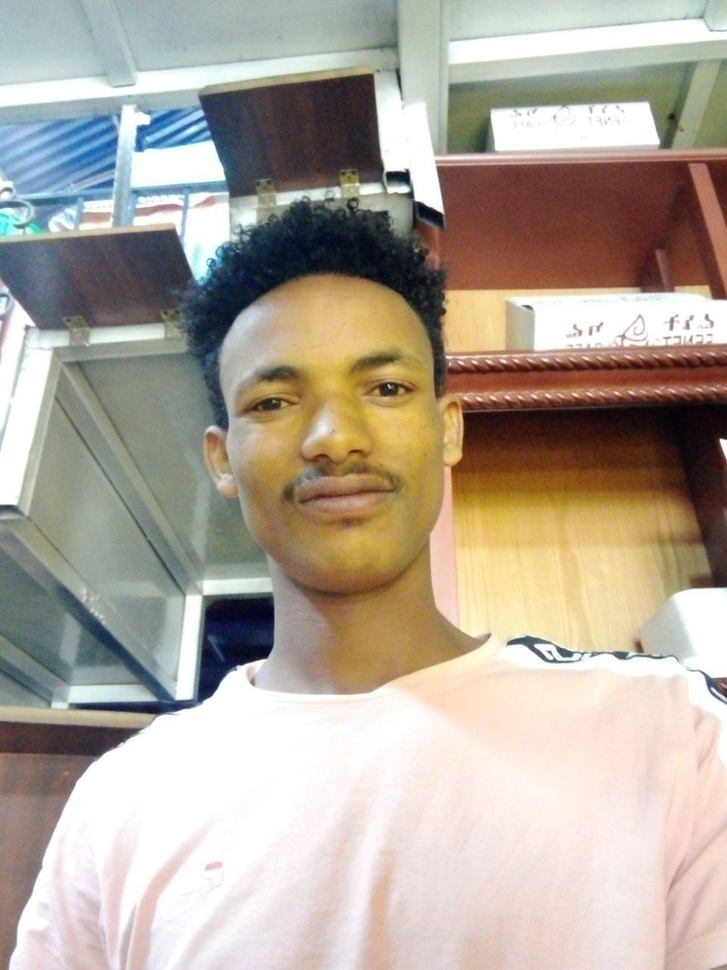
#> input picture bati.jpg, 727 x 970 px, shrunk from 960 x 1280 before the run
$ python bati.py
#> lines starting #> are read from the running program, lines starting #| are printed output that depends on the picture
# Name: Bati Jano
# Id: UGR/30230/15
# section: 20

# Import the Image module from the Pillow library
from PIL import Image
import os  # Import os for robust path handling

# --- Configuration ---
input_filename = "bati.jpg"
output_basename = "bati_processed" # Base name for output files
# -------------------

# Get the directory where the script is located
script_dir = os.path.dirname(os.path.abspath(__file__))

# Construct the full path to the input image
image_path = os.path.join(script_dir, input_filename)

# Define output filenames using the script directory
red_output_path = os.path.join(script_dir, f"{output_basename}_red.jpg")
green_output_path = os.path.join(script_dir, f"{output_basename}_green.jpg")
blue_output_path = os.path.join(script_dir, f"{output_basename}_blue.jpg")
gray_output_path = os.path.join(script_dir, f"{output_basename}_gray.jpg")
inverted_output_path = os.path.join(script_dir, f"{output_basename}_inverted.jpg")

try:
    # Load the image using Pillow
    # .convert("RGB") ensures it's in RGB format, even if it was grayscale or RGBA
    img = Image.open(image_path).convert("RGB")
#> img is the input picture: PIL image 727x970 RGB; mean R, G, B 176.7, 166.7, 154
    w, h = img.size
#> w = 727; h = 970
    print(f"Loaded image '{input_filename}' ({w}x{h})")
#| Loaded image 'bati.jpg' (727x970)

    # Create new blank images for color channels (mode "RGB", size (w, h))
    red_img = Image.new("RGB", (w, h))
#> red_img: PIL image 727x970 RGB; every value is 0
    green_img = Image.new("RGB", (w, h))
    blue_img = Image.new("RGB", (w, h))

    # Create new blank image for grayscale (mode "L" is 8-bit grayscale)
    gray_img = Image.new("L", (w, h))
#> gray_img: PIL image 727x970 L; every value is 0

    # Get pixel access objects for faster manipulation (recommended)
    original_pixels = img.load()
    red_pixels = red_img.load()
    green_pixels = green_img.load()
    blue_pixels = blue_img.load()
    gray_pixels = gray_img.load()

    print("Processing pixel data...")
    # Loop through pixels
    for x in range(w):
        for y in range(h):
            # Get original RGB values using the pixel access object
            r, g, b = original_pixels[x, y]

            # Set pixels for color channel images
            red_pixels[x, y] = (r, 0, 0)
            green_pixels[x, y] = (0, g, 0)
            blue_pixels[x, y] = (0, 0, b)

            # Calculate grayscale value using the formula
            gscale = int(0.2989 * r + 0.5890 * g + 0.01140 * b)
            # Clamp value just in case (though formula usually stays in range)
            gscale = max(0, min(255, gscale))
            # Set pixel in grayscale image
            gray_pixels[x, y] = gscale

    # --- Show and Save Color Channels ---
    print(f"Saving Red channel to {red_output_path}")
    red_img.show(title="Red Channel")
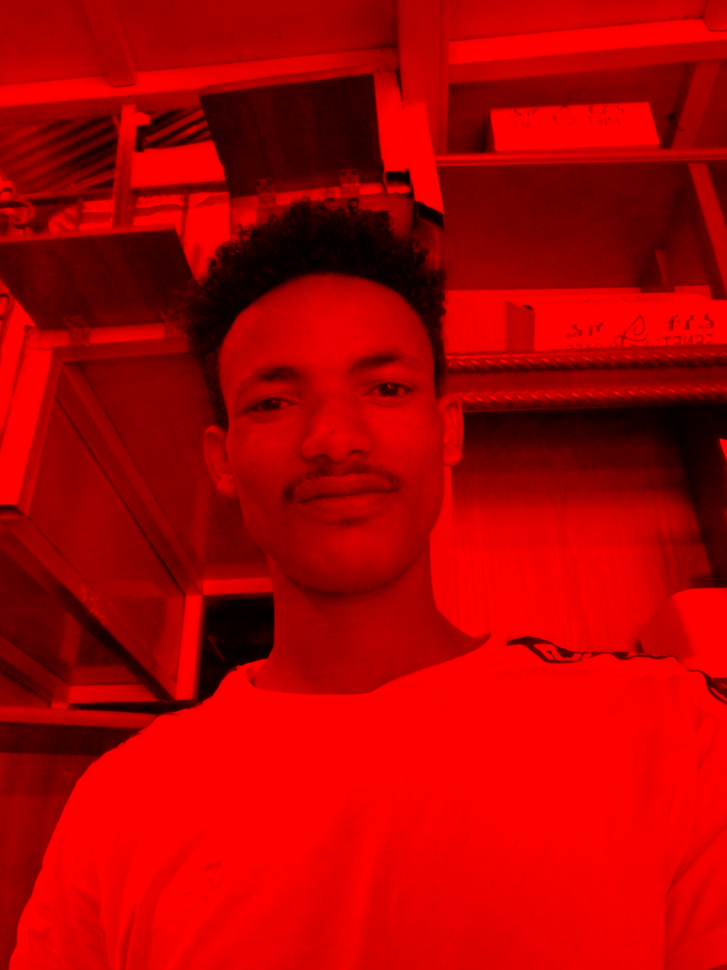
#> shown: PIL image 727x970 RGB; mean R, G, B 176.7, 0, 0
    red_img.save(red_output_path)

    print(f"Saving Green channel to {green_output_path}")
    green_img.show(title="Green Channel")
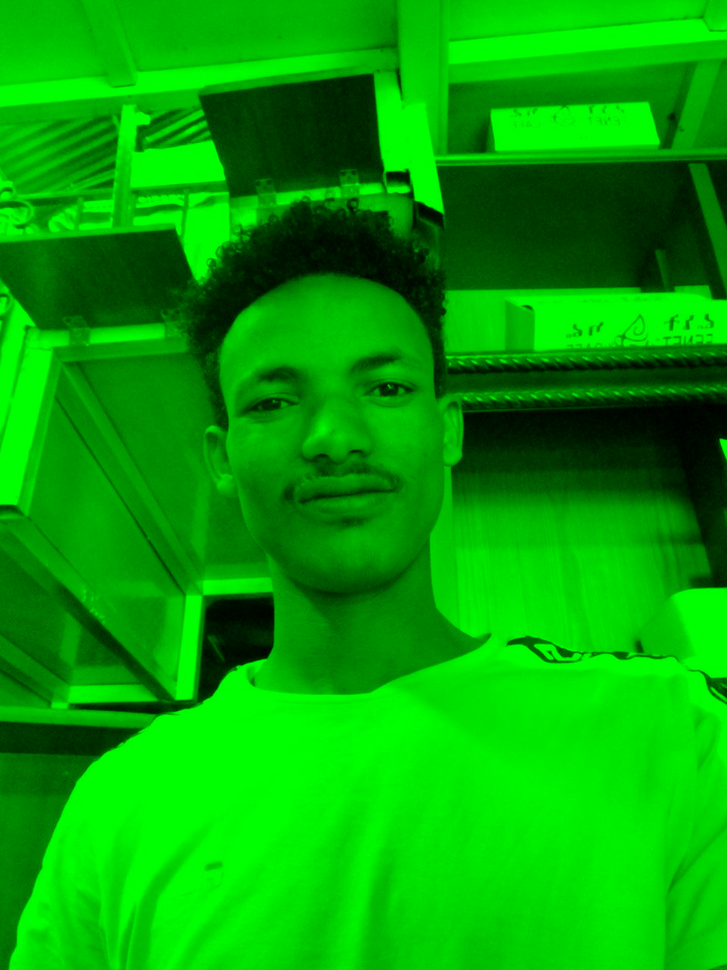
#> shown: PIL image 727x970 RGB; mean R, G, B 0, 166.7, 0
    green_img.save(green_output_path)

    print(f"Saving Blue channel to {blue_output_path}")
    blue_img.show(title="Blue Channel")
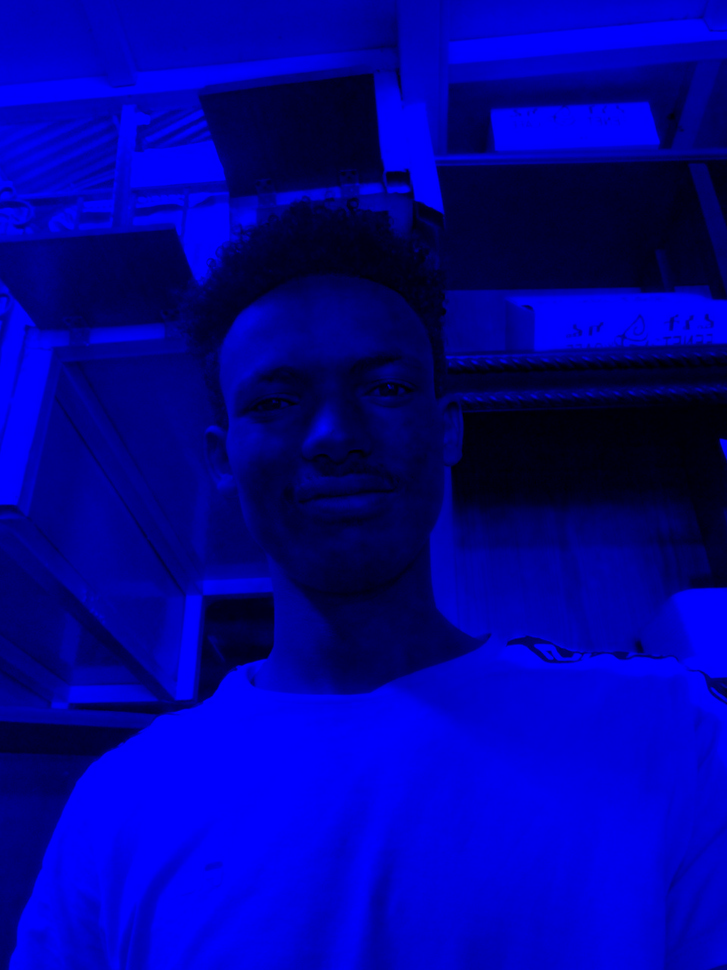
#> shown: PIL image 727x970 RGB; mean R, G, B 0, 0, 154
    blue_img.save(blue_output_path)

    # --- Show and Save Grayscale Image ---
    print(f"Saving Grayscale image to {gray_output_path}")
    gray_img.show(title="Grayscale")
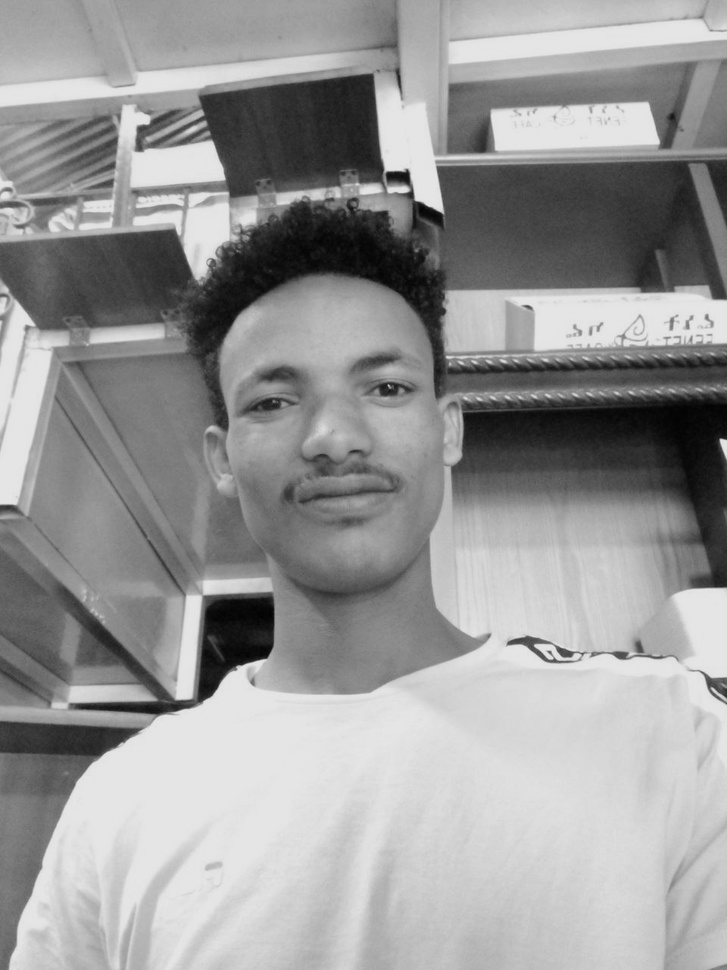
#> shown: PIL image 727x970 L; min 2, max 229, mean 152.2
    # Convert grayscale ('L' mode) to 'RGB' before saving as JPG for better compatibility
    gray_img.convert("RGB").save(gray_output_path)

    # --- Invert the Grayscale Image ---
    print("Inverting grayscale image...")
    # Create a new image for the inverted result
    inv_img = Image.new("L", (w, h))
    inv_pixels = inv_img.load()

    for x in range(w):
        for y in range(h):
            # Get the grayscale value we calculated earlier
            gscale_val = gray_pixels[x, y]
            # Calculate inverted value
            inv_val = 255 - gscale_val
            inv_pixels[x, y] = inv_val

    # --- Show and Save Inverted Image ---
    print(f"Saving Inverted image to {inverted_output_path}")
    inv_img.show(title="Inverted Grayscale")
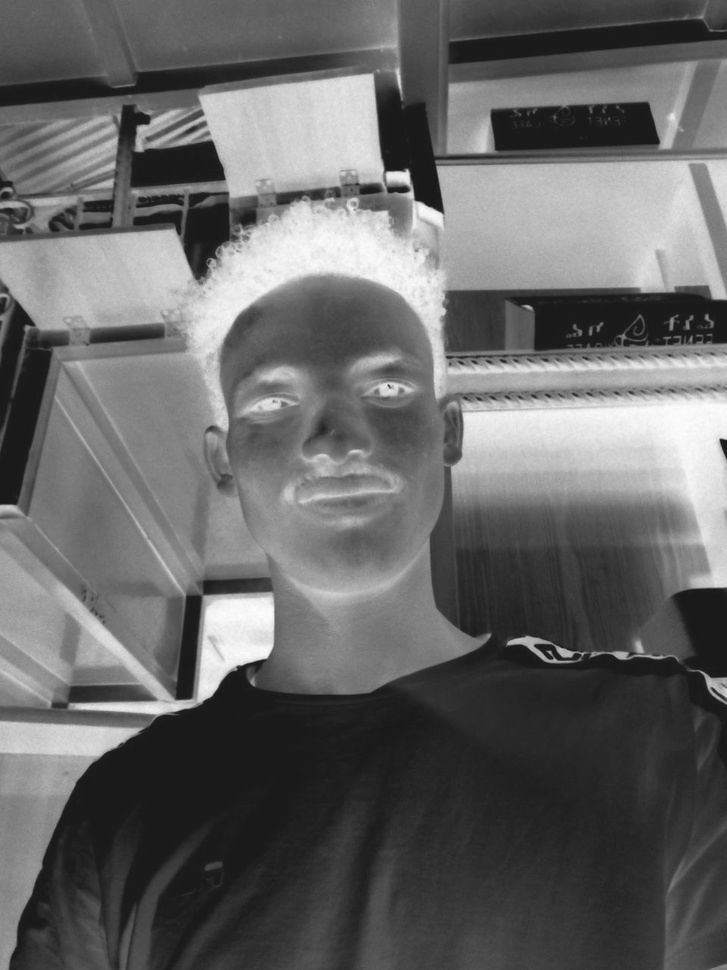
#> shown: PIL image 727x970 L; min 26, max 253, mean 102.8
    # Convert inverted grayscale ('L' mode) to 'RGB' before saving as JPG
    inv_img.convert("RGB").save(inverted_output_path)

    print("Processing complete.")

except FileNotFoundError:
    print(f"Error: Input image file not found at '{image_path}'")
    print("Please ensure 'bati.jpg' is in the same directory as the script.")
except Exception as e:
    # Catch other potential errors (e.g., issues with Pillow, invalid image)
    print(f"An unexpected error occurred: {e}")
